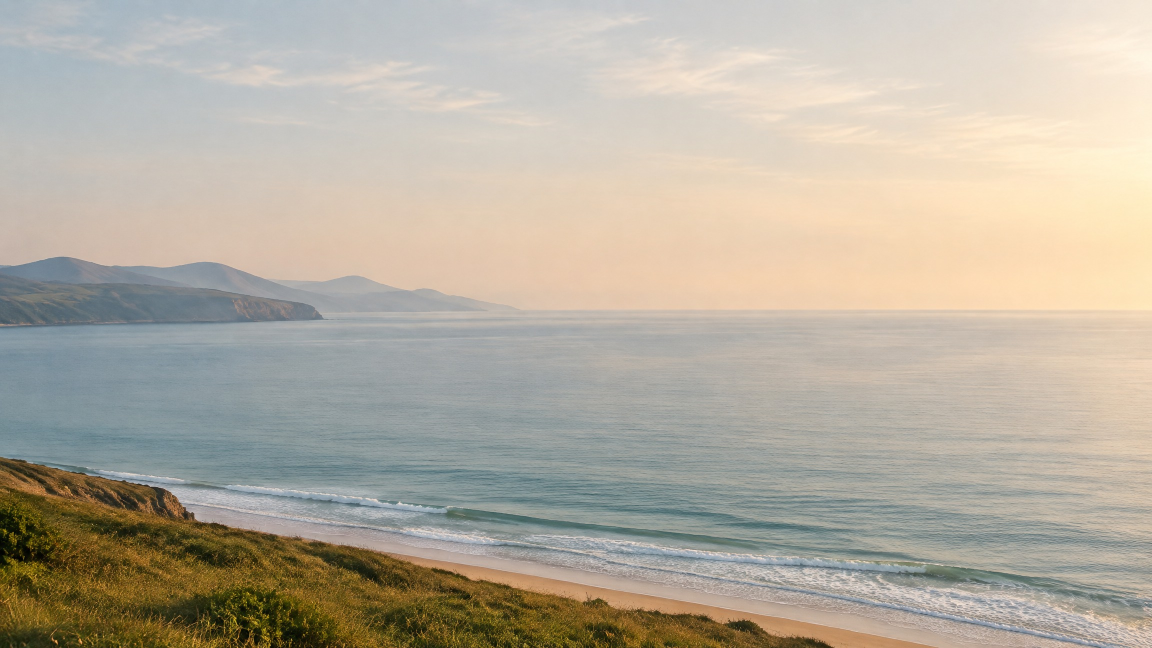
#> input picture videos/wss-get-found-film/assets/photos/p1-sea.jpg, 2304 x 1296 px, given in place of p1-sea.png, which was not available (shown at 1/2 size)
$ python prep_plates.py
#> lines starting #> are read from the running program, lines starting #| are printed output that depends on the picture; pictures that were not available may be replaced by others from this repository, and a replacement may not be noted
# Prepare the OpenArt plates for the composition. Run from the project root:
#   python -I tools/prep_plates.py <dir with p1-sea.png p2-forest.png p3-mustard.png>
# Writes assets/photos/*.jpg: the plates at full size (2304x1296, headroom for slow pushes), a pre-blurred sea for the
# focus pull (cheaper than a CSS blur on a big image), and a warm-red grade of the forest for the error moment.
import os, sys
from PIL import Image, ImageFilter, ImageEnhance

src = sys.argv[1] if len(sys.argv) > 1 else '.'
out = 'assets/photos'; os.makedirs(out, exist_ok=True)
def save(im, name): im.save(f'{out}/{name}', quality=92, optimize=True, progressive=True); print('wrote', name, im.size)

sea = Image.open(f'{src}/p1-sea.png').convert('RGB')
#> sea is the input picture: PIL image 2304x1296 RGB; mean R, G, B 181.3, 174, 160.1
save(sea, 'p1-sea.jpg')
#| wrote p1-sea.jpg (2304, 1296)
save(sea.filter(ImageFilter.GaussianBlur(22)), 'p1-sea-blur.jpg')
#> call 2 of save, with name = 'p1-sea-blur.jpg'
#> in save (call 2), `im.save(f'{out}/{name}', quality=92, optimize=True, progressive=True)`:
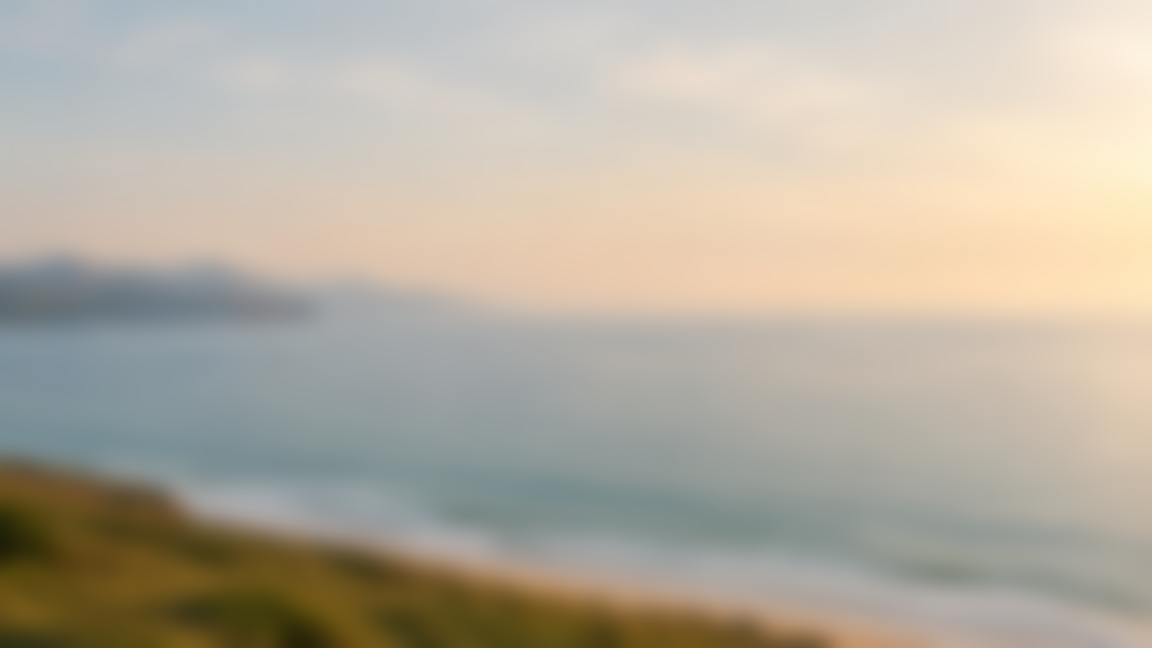
#> saved as p1-sea-blur.jpg: PIL image 2304x1296 RGB (shown at 1/2 size); mean R, G, B 181.3, 174, 160.1
#| wrote p1-sea-blur.jpg (2304, 1296)

forest = Image.open(f'{src}/p2-forest.png').convert('RGB')
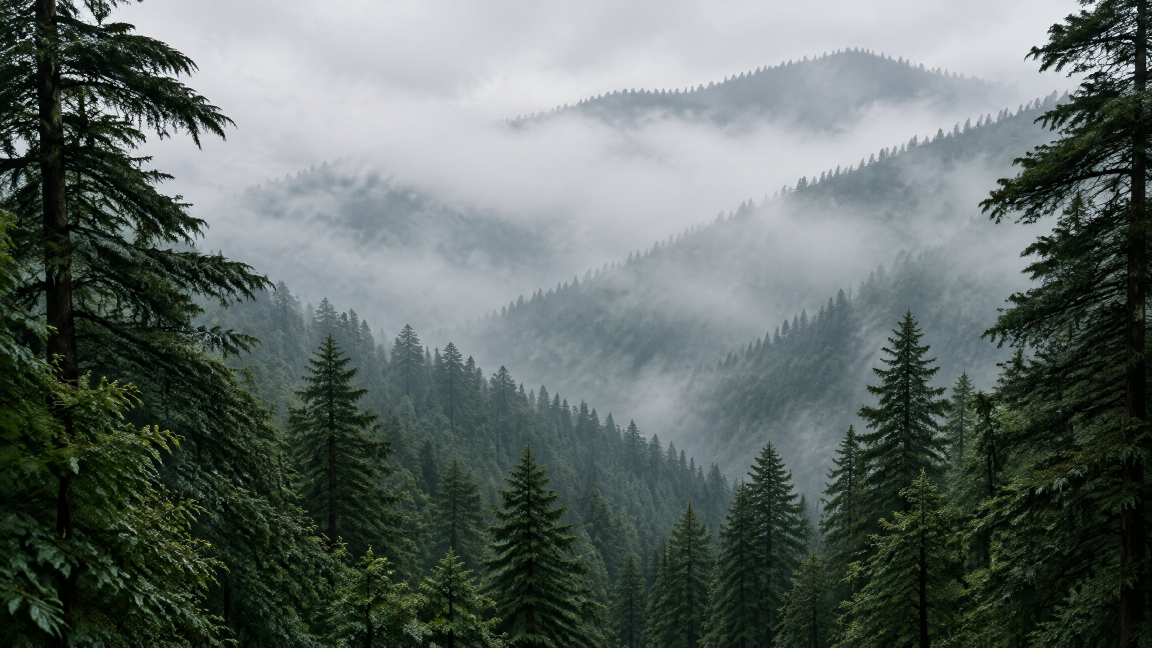
#> input picture videos/wss-get-found-film/assets/photos/p2-forest.jpg, 2304 x 1296 px, given in place of p2-forest.png, which was not available (shown at 1/2 size)
#> forest is the input picture: PIL image 2304x1296 RGB; mean R, G, B 95.4, 105, 100.9
save(forest, 'p2-forest.jpg')
#| wrote p2-forest.jpg (2304, 1296)
# warning grade: a duotone gradient map (ink-red shadows -> warm coral highlights) with extra contrast, so the trees
# keep their shape and the dark editor still reads in front of the mist
lum = ImageEnhance.Contrast(forest.convert('L')).enhance(1.35)
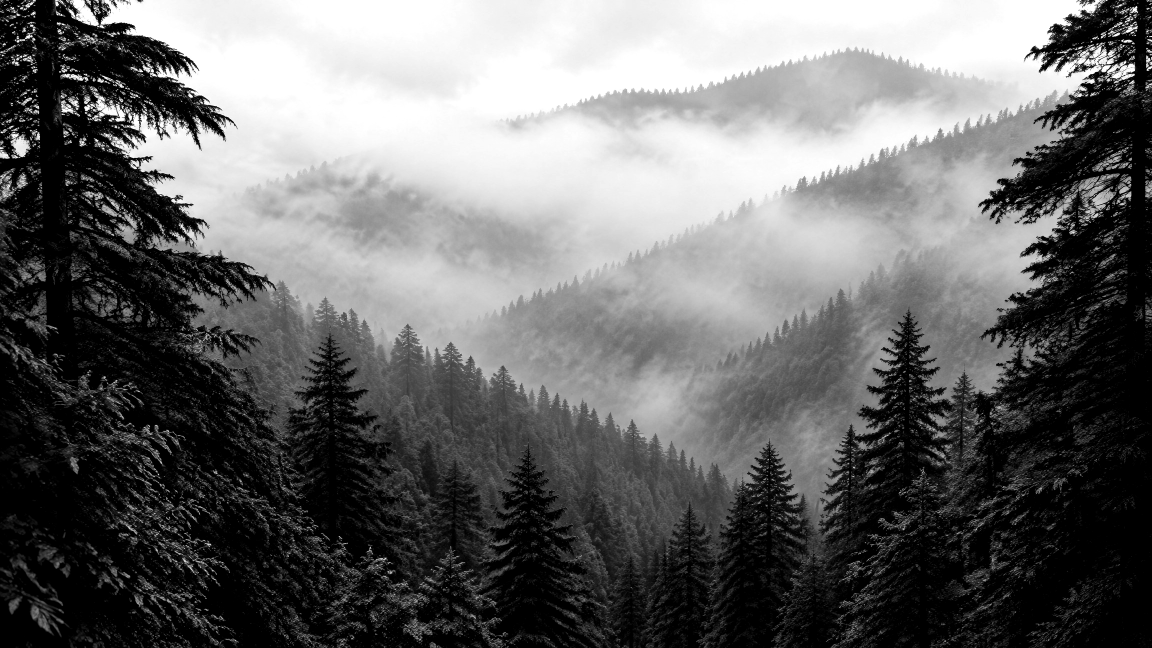
#> lum: PIL image 2304x1296 L (shown at 1/2 size); min 0, max 255, mean 104.9
lo, mid, hi = (26, 6, 8), (150, 26, 24), (238, 150, 136)
def ramp(c):
    return [int(lo[c] + (mid[c] - lo[c]) * v / 128) if v < 128 else int(mid[c] + (hi[c] - mid[c]) * (v - 128) / 127) for v in range(256)]
graded = Image.merge('RGB', [lum.point(ramp(c)) for c in range(3)])
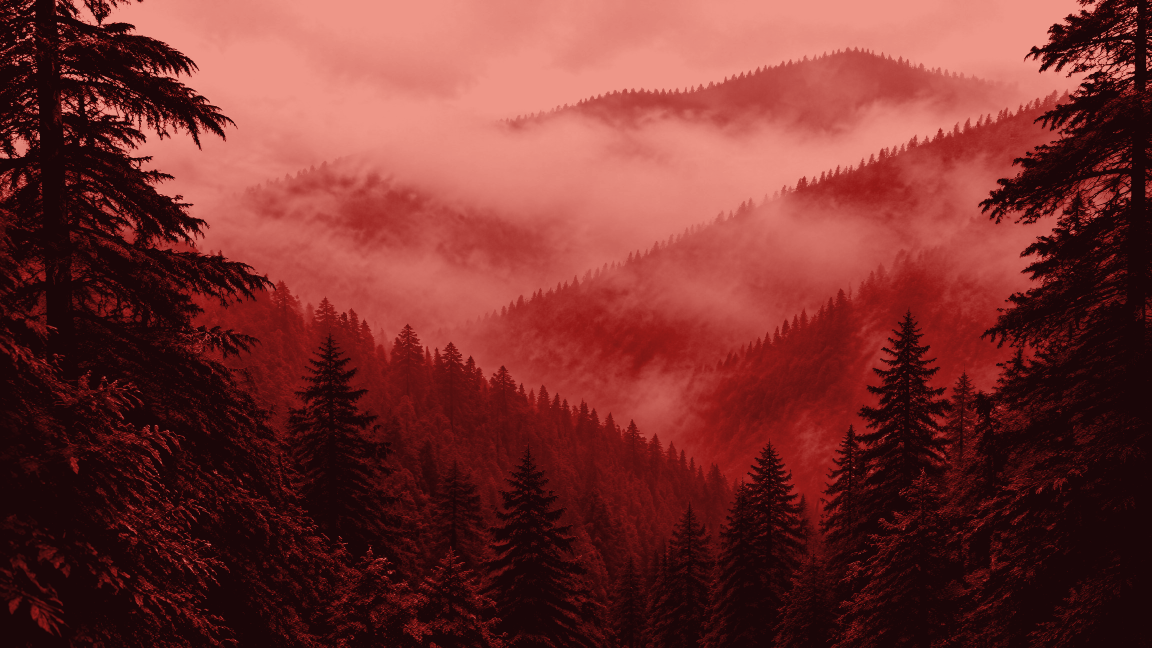
#> graded: PIL image 2304x1296 RGB (shown at 1/2 size); mean R, G, B 118, 49.7, 46.2
save(graded, 'p2-forest-red.jpg')
#| wrote p2-forest-red.jpg (2304, 1296)

mustard = Image.open(f'{src}/p3-mustard.png').convert('RGB')
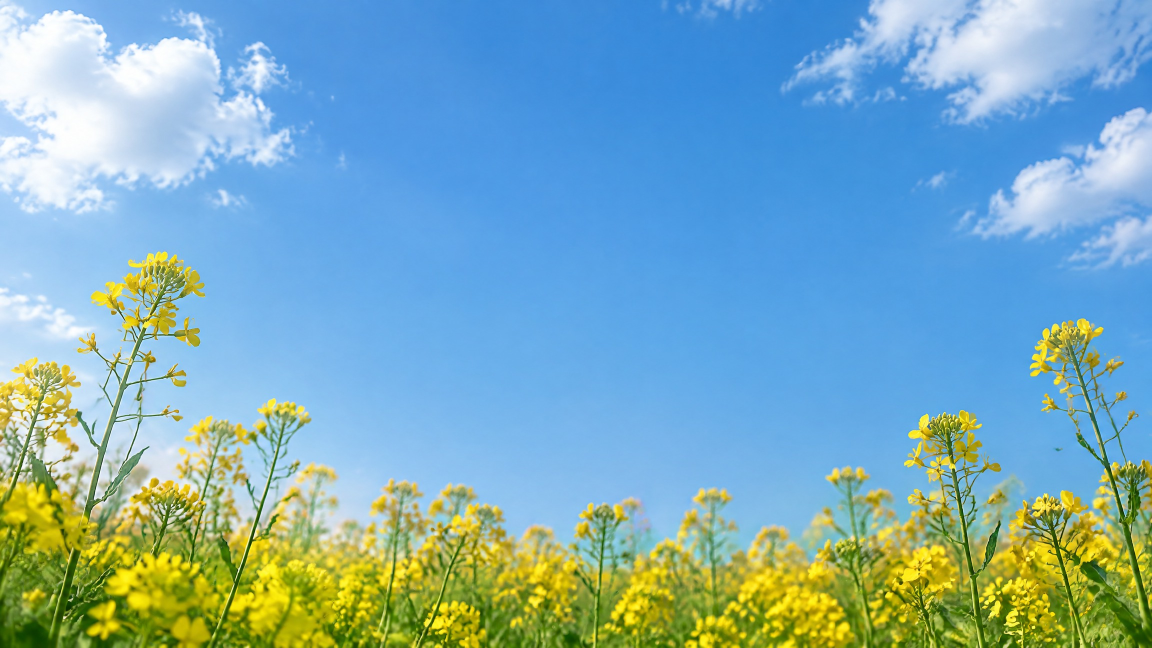
#> input picture videos/wss-get-found-film/assets/photos/p3-mustard.jpg, 2304 x 1296 px, given in place of p3-mustard.png, which was not available (shown at 1/2 size)
#> mustard is the input picture: PIL image 2304x1296 RGB; mean R, G, B 125.5, 172.4, 185.2
save(mustard, 'p3-mustard.jpg')
#| wrote p3-mustard.jpg (2304, 1296)
